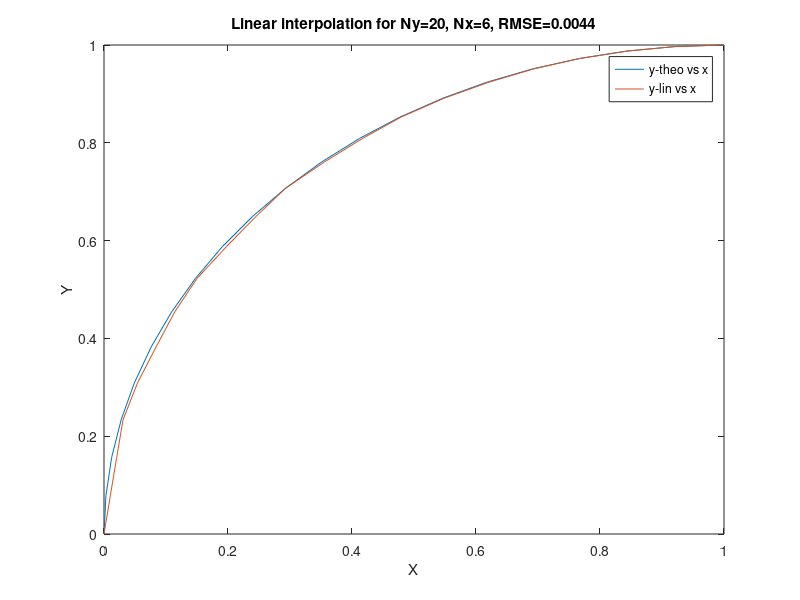

Write the MATLAB code that produced this figure.
%% This code is created by Mayur Gaikwad | 16D100008 for Dual Degree Project (filter implementation on real values)
clear all:
clc;
close all;
%% Input parameters (semicircular arc from (0,0) to (2,0)
y_points=20; %scanner frequency
x_points=6;
ty=linspace(0,0.5,y_points+1);
phase=1/y_points/2;
tx=linspace(0,0.5,x_points+1);
%% theoretical values (we look for the values at t1)
%Curve equation = (x-1)^2 + y^2 = 1^2
ytheo=sin(pi*ty);
xtheo=1-sqrt(1-ytheo.*ytheo);
xact=1-cos(pi*tx);
%xarr=[xact; tx];
xfin=ones(1,y_points+1);
%% linear interpolation values of x at each y
%prev=xarr(2,1);
previndex=1;
%next=xarr(2,2);
nextindex=2;
i=1;
while i <=y_points
    if ty(i)>tx(nextindex)
        previndex=nextindex;
        nextindex=nextindex+1;
    elseif ty(i)==tx(previndex)
        xfin(i)=xact(previndex);
        i=i+1;
        
    elseif ty(i)==tx(nextindex)
        xfin(i)=xact(nextindex);
        previndex=nextindex;
        nextindex=nextindex+1;
        i=i+1;
    else
        xfin(i)=((xact(nextindex)-xact(previndex))/(tx(nextindex)-tx(previndex)))*(ty(i)-tx(previndex))+ xact(previndex);
        i=i+1;
    end
end
%y_lin= (y(1:y_points)+y(2:y_points+1))/2;
Rmse_lin= sqrt(sum((xfin-xtheo).^2)/y_points)
figure;
plot (xtheo,ytheo);
hold on;
plot(xfin,ytheo);
title('Linear interpolation for Ny=20, Nx=6, RMSE=0.0044');
xlabel('X');
ylabel('Y');
legend('y-theo vs x', 'y-lin vs x');

